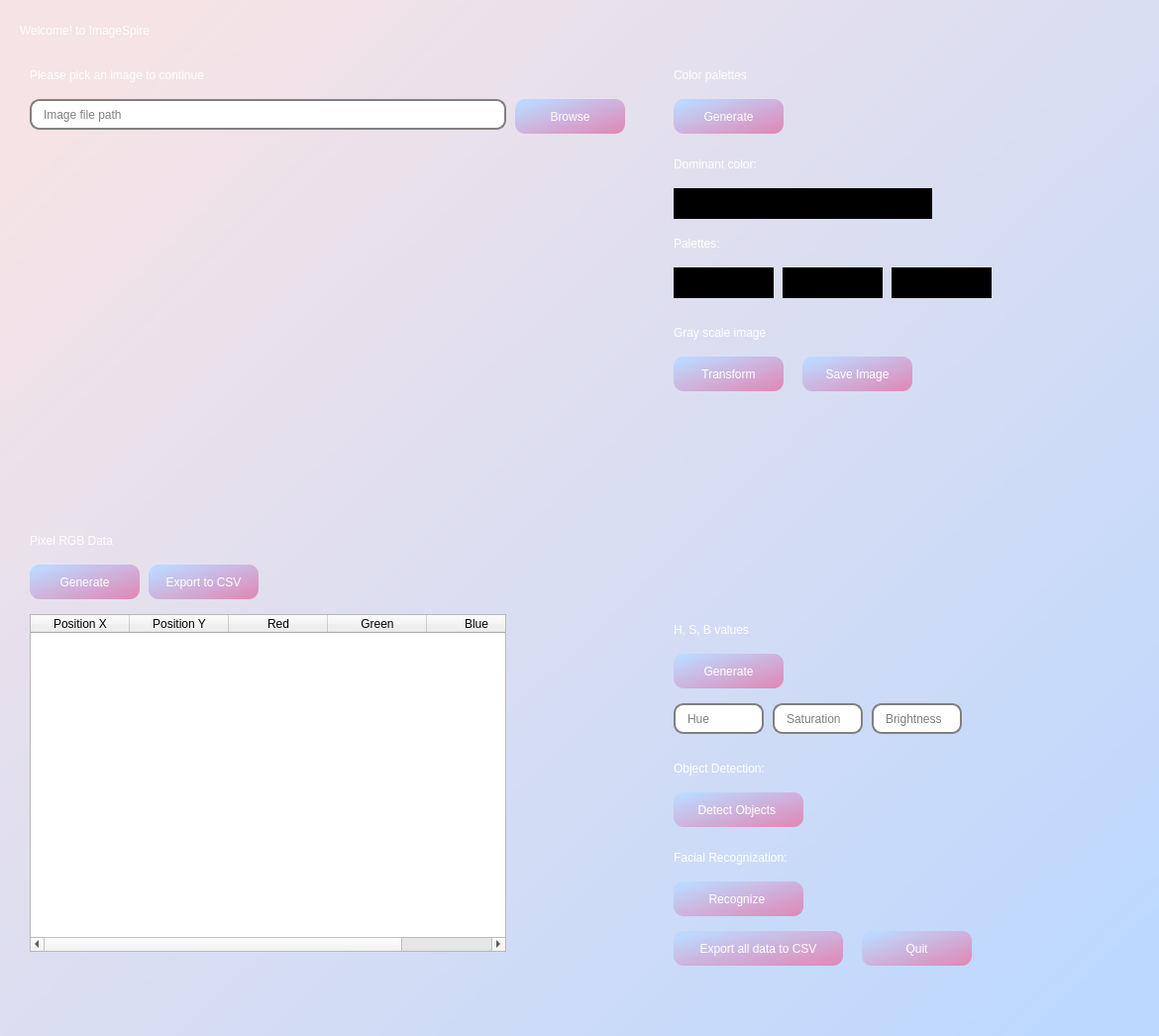
<?xml version="1.0" encoding="UTF-8"?>
<ui version="4.0">
 <class>MainWindow</class>
 <widget class="QMainWindow" name="MainWindow">
  <property name="geometry">
   <rect>
    <x>0</x>
    <y>0</y>
    <width>1170</width>
    <height>1046</height>
   </rect>
  </property>
  <property name="windowTitle">
   <string>ImageSpire By Aditya</string>
  </property>
  <property name="styleSheet">
   <string notr="true"/>
  </property>
  <widget class="QWidget" name="Widget">
   <property name="styleSheet">
    <string notr="true">QWidget#Widget{background-color:qlineargradient(spread:pad, x1:0.065, y1:0.119, x2:0.955, y2:0.9375, stop:0 rgba(245, 227, 230, 255), stop:1 rgba(189, 216, 254, 255))}
</string>
   </property>
   <widget class="QLabel" name="label">
    <property name="geometry">
     <rect>
      <x>20</x>
      <y>0</y>
      <width>461</width>
      <height>61</height>
     </rect>
    </property>
    <property name="styleSheet">
     <string notr="true">font: 75 24pt &quot;Comic Sans MS&quot;;
color:rgb(255, 255, 255)</string>
    </property>
    <property name="text">
     <string>Welcome! to ImageSpire</string>
    </property>
   </widget>
   <widget class="QLabel" name="label_2">
    <property name="geometry">
     <rect>
      <x>30</x>
      <y>60</y>
      <width>301</width>
      <height>31</height>
     </rect>
    </property>
    <property name="styleSheet">
     <string notr="true">font: 75 12pt &quot;Comic Sans MS&quot;;
color:rgb(255, 255, 255)</string>
    </property>
    <property name="text">
     <string>Please pick an image to continue</string>
    </property>
   </widget>
   <widget class="QLineEdit" name="lineEdit">
    <property name="geometry">
     <rect>
      <x>30</x>
      <y>100</y>
      <width>481</width>
      <height>31</height>
     </rect>
    </property>
    <property name="styleSheet">
     <string notr="true">QLineEdit {
 border: 2px solid gray;
 border-radius: 10px;
 padding-left: 10px;
 padding-right: 10px;
}

QLineEdit:hover{
	border: 2px solid rgb(189, 216, 254)
}

</string>
    </property>
    <property name="placeholderText">
     <string>Image file path</string>
    </property>
   </widget>
   <widget class="QPushButton" name="pushButton">
    <property name="geometry">
     <rect>
      <x>520</x>
      <y>100</y>
      <width>111</width>
      <height>35</height>
     </rect>
    </property>
    <property name="styleSheet">
     <string notr="true">QPushButton{
border-radius: 10px;
color:#fff;
font: 75 8pt &quot;Comic Sans MS&quot;;
background-color:qlineargradient(spread:pad, x1:0.06, y1:0.119318, x2:1, y2:1, stop:0 rgba(189, 216, 254, 255), stop:1 rgba(225, 134, 180, 255))

}</string>
    </property>
    <property name="text">
     <string>Browse</string>
    </property>
   </widget>
   <widget class="QLabel" name="label_3">
    <property name="geometry">
     <rect>
      <x>30</x>
      <y>150</y>
      <width>481</width>
      <height>361</height>
     </rect>
    </property>
    <property name="styleSheet">
     <string notr="true"/>
    </property>
    <property name="text">
     <string>&lt;html&gt;&lt;head/&gt;&lt;body&gt;&lt;p&gt;&lt;img src=&quot;:/Images/imagenotfound.jpg&quot;/&gt;&lt;/p&gt;&lt;/body&gt;&lt;/html&gt;</string>
    </property>
   </widget>
   <widget class="QLabel" name="label_4">
    <property name="geometry">
     <rect>
      <x>30</x>
      <y>530</y>
      <width>301</width>
      <height>31</height>
     </rect>
    </property>
    <property name="styleSheet">
     <string notr="true">font: 75 12pt &quot;Comic Sans MS&quot;;
color:rgb(255, 255, 255)</string>
    </property>
    <property name="text">
     <string>Pixel RGB Data</string>
    </property>
   </widget>
   <widget class="QPushButton" name="pushButton_2">
    <property name="geometry">
     <rect>
      <x>30</x>
      <y>570</y>
      <width>111</width>
      <height>35</height>
     </rect>
    </property>
    <property name="styleSheet">
     <string notr="true">QPushButton{
border-radius: 10px;
color:#fff;
font: 75 8pt &quot;Comic Sans MS&quot;;
background-color:qlineargradient(spread:pad, x1:0.06, y1:0.119318, x2:1, y2:1, stop:0 rgba(189, 216, 254, 255), stop:1 rgba(225, 134, 180, 255))

}</string>
    </property>
    <property name="text">
     <string>Generate</string>
    </property>
   </widget>
   <widget class="QPushButton" name="pushButton_3">
    <property name="geometry">
     <rect>
      <x>150</x>
      <y>570</y>
      <width>111</width>
      <height>35</height>
     </rect>
    </property>
    <property name="styleSheet">
     <string notr="true">QPushButton{
border-radius: 10px;
color:#fff;
font: 75 8pt &quot;Comic Sans MS&quot;;
background-color:qlineargradient(spread:pad, x1:0.06, y1:0.119318, x2:1, y2:1, stop:0 rgba(189, 216, 254, 255), stop:1 rgba(225, 134, 180, 255))

}</string>
    </property>
    <property name="text">
     <string>Export to CSV</string>
    </property>
   </widget>
   <widget class="QTableWidget" name="tableWidget">
    <property name="geometry">
     <rect>
      <x>30</x>
      <y>620</y>
      <width>481</width>
      <height>341</height>
     </rect>
    </property>
    <column>
     <property name="text">
      <string>Position X</string>
     </property>
    </column>
    <column>
     <property name="text">
      <string>Position Y</string>
     </property>
    </column>
    <column>
     <property name="text">
      <string>Red</string>
     </property>
    </column>
    <column>
     <property name="text">
      <string>Green</string>
     </property>
    </column>
    <column>
     <property name="text">
      <string>Blue</string>
     </property>
    </column>
   </widget>
   <widget class="QLabel" name="label_5">
    <property name="geometry">
     <rect>
      <x>680</x>
      <y>60</y>
      <width>301</width>
      <height>31</height>
     </rect>
    </property>
    <property name="styleSheet">
     <string notr="true">font: 75 12pt &quot;Comic Sans MS&quot;;
color:rgb(255, 255, 255)</string>
    </property>
    <property name="text">
     <string>Color palettes</string>
    </property>
   </widget>
   <widget class="QPushButton" name="pushButton_4">
    <property name="geometry">
     <rect>
      <x>680</x>
      <y>100</y>
      <width>111</width>
      <height>35</height>
     </rect>
    </property>
    <property name="styleSheet">
     <string notr="true">QPushButton{
border-radius: 10px;
color:#fff;
font: 75 8pt &quot;Comic Sans MS&quot;;
background-color:qlineargradient(spread:pad, x1:0.06, y1:0.119318, x2:1, y2:1, stop:0 rgba(189, 216, 254, 255), stop:1 rgba(225, 134, 180, 255))

}</string>
    </property>
    <property name="text">
     <string>Generate</string>
    </property>
   </widget>
   <widget class="QLabel" name="label_6">
    <property name="geometry">
     <rect>
      <x>680</x>
      <y>150</y>
      <width>301</width>
      <height>31</height>
     </rect>
    </property>
    <property name="styleSheet">
     <string notr="true">font: 75 12pt &quot;Comic Sans MS&quot;;
color:rgb(255, 255, 255)</string>
    </property>
    <property name="text">
     <string>Dominant color:</string>
    </property>
   </widget>
   <widget class="QLabel" name="label_7">
    <property name="geometry">
     <rect>
      <x>680</x>
      <y>190</y>
      <width>261</width>
      <height>31</height>
     </rect>
    </property>
    <property name="styleSheet">
     <string notr="true">background-color: rgb(0, 0, 0)</string>
    </property>
    <property name="text">
     <string/>
    </property>
   </widget>
   <widget class="QLabel" name="label_8">
    <property name="geometry">
     <rect>
      <x>680</x>
      <y>230</y>
      <width>301</width>
      <height>31</height>
     </rect>
    </property>
    <property name="styleSheet">
     <string notr="true">font: 75 12pt &quot;Comic Sans MS&quot;;
color:rgb(255, 255, 255)</string>
    </property>
    <property name="text">
     <string>Palettes:</string>
    </property>
   </widget>
   <widget class="QLabel" name="label_9">
    <property name="geometry">
     <rect>
      <x>680</x>
      <y>270</y>
      <width>101</width>
      <height>31</height>
     </rect>
    </property>
    <property name="styleSheet">
     <string notr="true">background-color: rgb(0, 0, 0)</string>
    </property>
    <property name="text">
     <string/>
    </property>
   </widget>
   <widget class="QLabel" name="label_10">
    <property name="geometry">
     <rect>
      <x>790</x>
      <y>270</y>
      <width>101</width>
      <height>31</height>
     </rect>
    </property>
    <property name="styleSheet">
     <string notr="true">background-color: rgb(0, 0, 0)</string>
    </property>
    <property name="text">
     <string/>
    </property>
   </widget>
   <widget class="QLabel" name="label_11">
    <property name="geometry">
     <rect>
      <x>900</x>
      <y>270</y>
      <width>101</width>
      <height>31</height>
     </rect>
    </property>
    <property name="styleSheet">
     <string notr="true">background-color: rgb(0, 0, 0)</string>
    </property>
    <property name="text">
     <string/>
    </property>
   </widget>
   <widget class="QLabel" name="label_12">
    <property name="geometry">
     <rect>
      <x>680</x>
      <y>320</y>
      <width>301</width>
      <height>31</height>
     </rect>
    </property>
    <property name="styleSheet">
     <string notr="true">font: 75 12pt &quot;Comic Sans MS&quot;;
color:rgb(255, 255, 255)</string>
    </property>
    <property name="text">
     <string>Gray scale image</string>
    </property>
   </widget>
   <widget class="QPushButton" name="pushButton_5">
    <property name="geometry">
     <rect>
      <x>680</x>
      <y>360</y>
      <width>111</width>
      <height>35</height>
     </rect>
    </property>
    <property name="styleSheet">
     <string notr="true">QPushButton{
border-radius: 10px;
color:#fff;
font: 75 8pt &quot;Comic Sans MS&quot;;
background-color:qlineargradient(spread:pad, x1:0.06, y1:0.119318, x2:1, y2:1, stop:0 rgba(189, 216, 254, 255), stop:1 rgba(225, 134, 180, 255))

}</string>
    </property>
    <property name="text">
     <string>Transform</string>
    </property>
   </widget>
   <widget class="QPushButton" name="pushButton_6">
    <property name="geometry">
     <rect>
      <x>810</x>
      <y>360</y>
      <width>111</width>
      <height>35</height>
     </rect>
    </property>
    <property name="styleSheet">
     <string notr="true">QPushButton{
border-radius: 10px;
color:#fff;
font: 75 8pt &quot;Comic Sans MS&quot;;
background-color:qlineargradient(spread:pad, x1:0.06, y1:0.119318, x2:1, y2:1, stop:0 rgba(189, 216, 254, 255), stop:1 rgba(225, 134, 180, 255))

}</string>
    </property>
    <property name="text">
     <string>Save Image</string>
    </property>
   </widget>
   <widget class="QLabel" name="label_13">
    <property name="geometry">
     <rect>
      <x>680</x>
      <y>410</y>
      <width>261</width>
      <height>191</height>
     </rect>
    </property>
    <property name="text">
     <string>&lt;html&gt;&lt;head/&gt;&lt;body&gt;&lt;p&gt;&lt;img src=&quot;:/Images/imagenotfoundalt.jpg&quot;/&gt;&lt;/p&gt;&lt;/body&gt;&lt;/html&gt;</string>
    </property>
   </widget>
   <widget class="QLabel" name="label_14">
    <property name="geometry">
     <rect>
      <x>680</x>
      <y>620</y>
      <width>141</width>
      <height>31</height>
     </rect>
    </property>
    <property name="styleSheet">
     <string notr="true">font: 75 12pt &quot;Comic Sans MS&quot;;
color:rgb(255, 255, 255)</string>
    </property>
    <property name="text">
     <string>H, S, B values</string>
    </property>
   </widget>
   <widget class="QLineEdit" name="lineEdit_2">
    <property name="geometry">
     <rect>
      <x>680</x>
      <y>710</y>
      <width>91</width>
      <height>31</height>
     </rect>
    </property>
    <property name="styleSheet">
     <string notr="true">QLineEdit {
 border: 2px solid gray;
 border-radius: 10px;
 padding-left: 10px;
 padding-right: 10px;
}

QLineEdit:hover{
	border: 2px solid rgb(189, 216, 254)
}

</string>
    </property>
    <property name="placeholderText">
     <string>Hue</string>
    </property>
   </widget>
   <widget class="QLineEdit" name="lineEdit_3">
    <property name="geometry">
     <rect>
      <x>780</x>
      <y>710</y>
      <width>91</width>
      <height>31</height>
     </rect>
    </property>
    <property name="styleSheet">
     <string notr="true">QLineEdit {
 border: 2px solid gray;
 border-radius: 10px;
 padding-left: 10px;
 padding-right: 10px;
}

QLineEdit:hover{
	border: 2px solid rgb(189, 216, 254)
}

</string>
    </property>
    <property name="text">
     <string/>
    </property>
    <property name="placeholderText">
     <string>Saturation</string>
    </property>
   </widget>
   <widget class="QLineEdit" name="lineEdit_4">
    <property name="geometry">
     <rect>
      <x>880</x>
      <y>710</y>
      <width>91</width>
      <height>31</height>
     </rect>
    </property>
    <property name="styleSheet">
     <string notr="true">QLineEdit {
 border: 2px solid gray;
 border-radius: 10px;
 padding-left: 10px;
 padding-right: 10px;
}

QLineEdit:hover{
	border: 2px solid rgb(189, 216, 254)
}

</string>
    </property>
    <property name="text">
     <string/>
    </property>
    <property name="placeholderText">
     <string>Brightness</string>
    </property>
   </widget>
   <widget class="QPushButton" name="pushButton_7">
    <property name="geometry">
     <rect>
      <x>680</x>
      <y>660</y>
      <width>111</width>
      <height>35</height>
     </rect>
    </property>
    <property name="styleSheet">
     <string notr="true">QPushButton{
border-radius: 10px;
color:#fff;
font: 75 8pt &quot;Comic Sans MS&quot;;
background-color:qlineargradient(spread:pad, x1:0.06, y1:0.119318, x2:1, y2:1, stop:0 rgba(189, 216, 254, 255), stop:1 rgba(225, 134, 180, 255))

}</string>
    </property>
    <property name="text">
     <string>Generate</string>
    </property>
   </widget>
   <widget class="QLabel" name="label_15">
    <property name="geometry">
     <rect>
      <x>680</x>
      <y>760</y>
      <width>181</width>
      <height>31</height>
     </rect>
    </property>
    <property name="styleSheet">
     <string notr="true">font: 75 12pt &quot;Comic Sans MS&quot;;
color:rgb(255, 255, 255)</string>
    </property>
    <property name="text">
     <string>Object Detection:</string>
    </property>
   </widget>
   <widget class="QPushButton" name="pushButton_8">
    <property name="geometry">
     <rect>
      <x>680</x>
      <y>800</y>
      <width>131</width>
      <height>35</height>
     </rect>
    </property>
    <property name="styleSheet">
     <string notr="true">QPushButton{
border-radius: 10px;
color:#fff;
font: 75 8pt &quot;Comic Sans MS&quot;;
background-color:qlineargradient(spread:pad, x1:0.06, y1:0.119318, x2:1, y2:1, stop:0 rgba(189, 216, 254, 255), stop:1 rgba(225, 134, 180, 255))

}</string>
    </property>
    <property name="text">
     <string>Detect Objects </string>
    </property>
   </widget>
   <widget class="QLabel" name="label_16">
    <property name="geometry">
     <rect>
      <x>680</x>
      <y>850</y>
      <width>201</width>
      <height>31</height>
     </rect>
    </property>
    <property name="styleSheet">
     <string notr="true">font: 75 12pt &quot;Comic Sans MS&quot;;
color:rgb(255, 255, 255)</string>
    </property>
    <property name="text">
     <string>Facial Recognization:</string>
    </property>
   </widget>
   <widget class="QPushButton" name="pushButton_9">
    <property name="geometry">
     <rect>
      <x>680</x>
      <y>890</y>
      <width>131</width>
      <height>35</height>
     </rect>
    </property>
    <property name="styleSheet">
     <string notr="true">QPushButton{
border-radius: 10px;
color:#fff;
font: 75 8pt &quot;Comic Sans MS&quot;;
background-color:qlineargradient(spread:pad, x1:0.06, y1:0.119318, x2:1, y2:1, stop:0 rgba(189, 216, 254, 255), stop:1 rgba(225, 134, 180, 255))

}</string>
    </property>
    <property name="text">
     <string>Recognize </string>
    </property>
   </widget>
   <widget class="QPushButton" name="pushButton_10">
    <property name="geometry">
     <rect>
      <x>680</x>
      <y>940</y>
      <width>171</width>
      <height>35</height>
     </rect>
    </property>
    <property name="styleSheet">
     <string notr="true">QPushButton{
border-radius: 10px;
color:#fff;
font: 75 8pt &quot;Comic Sans MS&quot;;
background-color:qlineargradient(spread:pad, x1:0.06, y1:0.119318, x2:1, y2:1, stop:0 rgba(189, 216, 254, 255), stop:1 rgba(225, 134, 180, 255))

}</string>
    </property>
    <property name="text">
     <string>Export all data to CSV</string>
    </property>
   </widget>
   <widget class="QPushButton" name="pushButton_11">
    <property name="geometry">
     <rect>
      <x>870</x>
      <y>940</y>
      <width>111</width>
      <height>35</height>
     </rect>
    </property>
    <property name="styleSheet">
     <string notr="true">QPushButton{
border-radius: 10px;
color:#fff;
font: 75 8pt &quot;Comic Sans MS&quot;;
background-color:qlineargradient(spread:pad, x1:0.06, y1:0.119318, x2:1, y2:1, stop:0 rgba(189, 216, 254, 255), stop:1 rgba(225, 134, 180, 255))

}</string>
    </property>
    <property name="text">
     <string>Quit</string>
    </property>
   </widget>
  </widget>
 </widget>
 <resources>
  <include location="resource.qrc"/>
 </resources>
 <connections/>
</ui>
